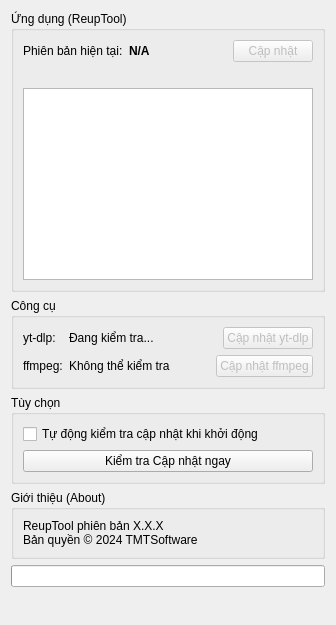
<?xml version="1.0" encoding="UTF-8"?>
<!-- Vị trí: /ui/widgets/settings/UpdateSettingsWidget.ui -->
<!-- Phiên bản: 1.1 (Di chuyển giao diện từ DownloadSettingsDialog) -->
<ui version="4.0">
 <class>UpdateSettingsWidget</class>
 <widget class="QWidget" name="UpdateSettingsWidget">
  <layout class="QVBoxLayout" name="verticalLayout">
   <item>
    <widget class="QGroupBox" name="appUpdateGroupBox">
     <property name="title">
      <string>Ứng dụng (ReupTool)</string>
     </property>
     <layout class="QVBoxLayout" name="verticalLayout_6">
      <item>
       <layout class="QHBoxLayout" name="horizontalLayout_5">
        <item>
         <widget class="QLabel" name="label_6">
          <property name="text">
           <string>Phiên bản hiện tại:</string>
          </property>
         </widget>
        </item>
        <item>
         <widget class="QLabel" name="currentAppVersionLabel">
          <property name="font">
           <font>
            <bold>true</bold>
           </font>
          </property>
          <property name="text">
           <string>N/A</string>
          </property>
         </widget>
        </item>
        <item>
         <spacer name="horizontalSpacer_2">
          <property name="orientation">
           <enum>Qt::Horizontal</enum>
          </property>
          <property name="sizeHint" stdset="0">
           <size>
            <width>40</width>
            <height>20</height>
           </size>
          </property>
         </spacer>
        </item>
        <item>
         <widget class="QPushButton" name="updateAppButton">
          <property name="enabled">
           <bool>false</bool>
          </property>
          <property name="text">
           <string>Cập nhật</string>
          </property>
         </widget>
        </item>
       </layout>
      </item>
      <item>
       <widget class="QLabel" name="latestAppVersionLabel">
        <property name="text">
         <string/>
        </property>
       </widget>
      </item>
      <item>
       <widget class="QTextBrowser" name="appChangelogBrowser"/>
      </item>
     </layout>
    </widget>
   </item>
   <item>
    <widget class="QGroupBox" name="toolsUpdateGroupBox">
     <property name="title">
      <string>Công cụ</string>
     </property>
     <layout class="QFormLayout" name="formLayout_4">
      <item row="0" column="0">
       <widget class="QLabel" name="label_8">
        <property name="text">
         <string>yt-dlp:</string>
        </property>
       </widget>
      </item>
      <item row="0" column="1">
       <layout class="QHBoxLayout" name="horizontalLayout_6">
        <item>
         <widget class="QLabel" name="ytdlpVersionLabel">
          <property name="text">
           <string>Đang kiểm tra...</string>
          </property>
         </widget>
        </item>
        <item>
         <spacer name="horizontalSpacer_3">
          <property name="orientation">
           <enum>Qt::Horizontal</enum>
          </property>
          <property name="sizeHint" stdset="0">
           <size>
            <width>40</width>
            <height>20</height>
           </size>
          </property>
         </spacer>
        </item>
        <item>
         <widget class="QPushButton" name="updateYtdlpButton">
          <property name="enabled">
           <bool>false</bool>
          </property>
          <property name="text">
           <string>Cập nhật yt-dlp</string>
          </property>
         </widget>
        </item>
       </layout>
      </item>
      <item row="1" column="0">
       <widget class="QLabel" name="label_9">
        <property name="text">
         <string>ffmpeg:</string>
        </property>
       </widget>
      </item>
      <item row="1" column="1">
       <layout class="QHBoxLayout" name="horizontalLayout_7">
        <item>
         <widget class="QLabel" name="ffmpegVersionLabel">
          <property name="text">
           <string>Không thể kiểm tra</string>
          </property>
         </widget>
        </item>
        <item>
         <spacer name="horizontalSpacer_4">
          <property name="orientation">
           <enum>Qt::Horizontal</enum>
          </property>
          <property name="sizeHint" stdset="0">
           <size>
            <width>40</width>
            <height>20</height>
           </size>
          </property>
         </spacer>
        </item>
        <item>
         <widget class="QPushButton" name="updateFfmpegButton">
          <property name="enabled">
           <bool>false</bool>
          </property>
          <property name="text">
           <string>Cập nhật ffmpeg</string>
          </property>
         </widget>
        </item>
       </layout>
      </item>
     </layout>
    </widget>
   </item>
    <item>
    <widget class="QGroupBox" name="updateOptionsGroupBox">
     <property name="title">
      <string>Tùy chọn</string>
     </property>
     <layout class="QVBoxLayout" name="verticalLayout_2">
      <item>
       <widget class="QCheckBox" name="autoCheckUpdateCheckBox">
        <property name="text">
         <string>Tự động kiểm tra cập nhật khi khởi động</string>
        </property>
       </widget>
      </item>
      <item>
       <widget class="QPushButton" name="checkUpdateButton">
        <property name="text">
         <string>Kiểm tra Cập nhật ngay</string>
        </property>
       </widget>
      </item>
     </layout>
    </widget>
   </item>
   <item>
    <widget class="QGroupBox" name="aboutGroupBox">
     <property name="title">
      <string>Giới thiệu (About)</string>
     </property>
     <layout class="QVBoxLayout" name="verticalLayout_4">
      <item>
       <widget class="QLabel" name="aboutLabel">
        <property name="text">
         <string>ReupTool phiên bản X.X.X
Bản quyền © 2024 TMTSoftware</string>
        </property>
        <property name="wordWrap">
         <bool>true</bool>
        </property>
       </widget>
      </item>
     </layout>
    </widget>
   </item>
   <item>
    <widget class="QProgressBar" name="updateProgressBar">
     <property name="value">
      <number>0</number>
     </property>
     <property name="textVisible">
      <bool>false</bool>
     </property>
    </widget>
   </item>
   <item>
    <widget class="QLabel" name="updateStatusLabel">
     <property name="text">
      <string/>
     </property>
    </widget>
   </item>
   <item>
    <spacer name="verticalSpacer">
     <property name="orientation">
      <enum>Qt::Vertical</enum>
     </property>
    </spacer>
   </item>
  </layout>
 </widget>
</ui>
